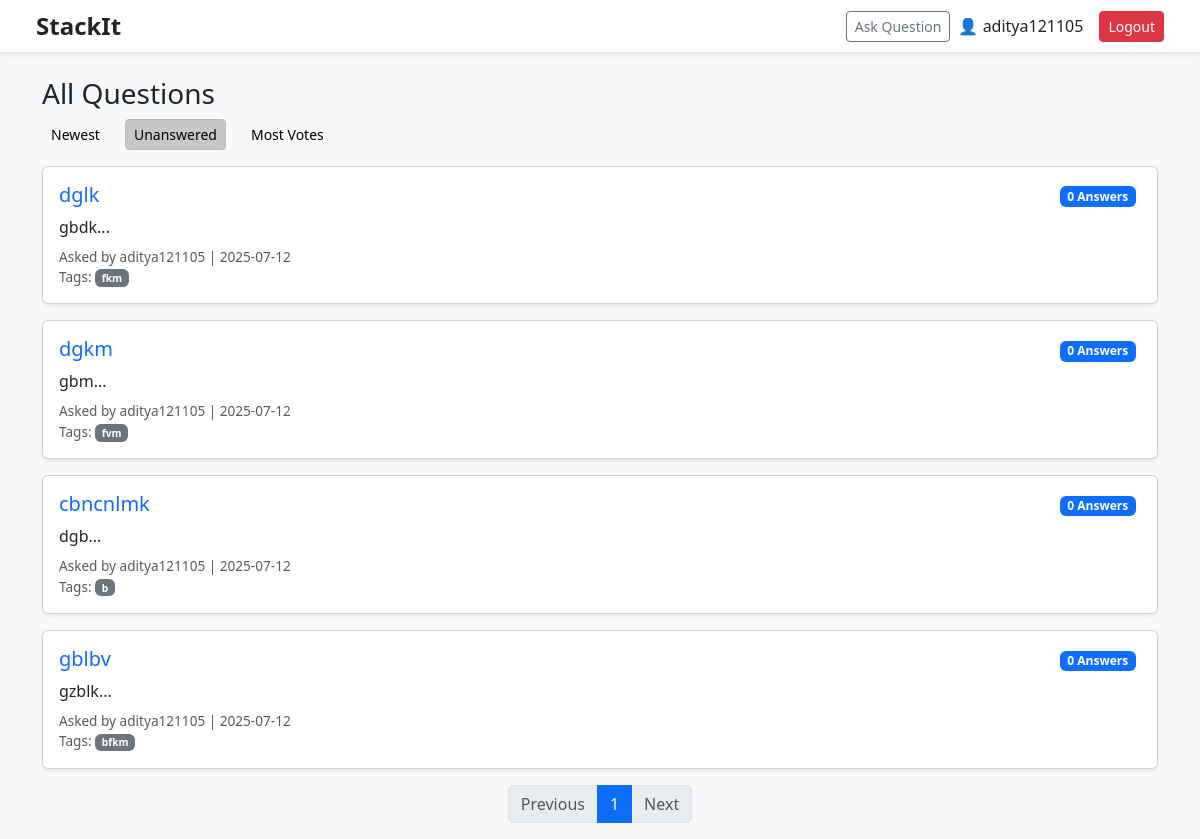
The page /?filter=unanswered (signed in) on the database its author committed.
### app/models.py (models this page shows)
class User(UserMixin, db.Model):
    id = db.Column(db.Integer, primary_key=True)
    username = db.Column(db.String(150), unique=True, nullable=False)
    email = db.Column(db.String(150), unique=True, nullable=False)
    password = db.Column(db.String(200), nullable=False)
    answers = db.relationship('Answer', backref='author', lazy=True)
    questions = db.relationship('Question', backref='author', lazy=True)
    votes = db.relationship('Vote', backref='voter', lazy=True)
    replies = db.relationship('Reply', backref='user', lazy=True)  # ✅ User replies

class Question(db.Model):
    id = db.Column(db.Integer, primary_key=True)
    title = db.Column(db.String(300), nullable=False)
    description = db.Column(db.Text, nullable=False)
    date_posted = db.Column(db.DateTime, default=datetime.utcnow)
    user_id = db.Column(db.Integer, db.ForeignKey('user.id'), nullable=False)
    tags = db.relationship('Tag', secondary=question_tags, backref=db.backref('questions', lazy='dynamic'))
    answers = db.relationship('Answer', backref='question', lazy=True)

class Tag(db.Model):
    id = db.Column(db.Integer, primary_key=True)
    name = db.Column(db.String(50), unique=True, nullable=False)

### app/routes.py (the view)
@bp.route('/')
def home():
    page = request.args.get('page', 1, type=int)
    filter_by = request.args.get('filter', 'newest')
    if filter_by == 'unanswered':
        questions = Question.query.filter(~Question.answers.any()).order_by(Question.date_posted.desc())
    elif filter_by == 'votes':
        questions = Question.query.outerjoin(Answer).group_by(Question.id).order_by(func.count(Answer.id).desc())
    else:
        questions = Question.query.order_by(Question.date_posted.desc())
    questions = questions.paginate(page=page, per_page=5)
    return render_template('home.html', questions=questions)

### app/routes.py (called while the page is built)
@login_manager.user_loader
def load_user(user_id):
    return User.query.get(int(user_id))

### app/templates/home.html
{% extends 'base.html' %}
{% block content %}
<h3>All Questions</h3>
<div class="d-flex gap-3 mb-3">
  <a class="btn btn-light btn-sm {% if request.args.get('filter') == 'newest' or not request.args.get('filter') %}active{% endif %}"
     href="{{ url_for('main.home', filter='newest') }}">Newest</a>
  <a class="btn btn-light btn-sm {% if request.args.get('filter') == 'unanswered' %}active{% endif %}"
     href="{{ url_for('main.home', filter='unanswered') }}">Unanswered</a>
  <a class="btn btn-light btn-sm {% if request.args.get('filter') == 'votes' %}active{% endif %}"
     href="{{ url_for('main.home', filter='votes') }}">Most Votes</a>
</div>
{% for q in questions.items %}
<div class="card mb-3 shadow-sm">
  <div class="card-body d-flex justify-content-between">
    <div>
      <h5><a class="text-primary text-decoration-none" href="{{ url_for('main.question_detail', question_id=q.id) }}">{{ q.title }}</a></h5>
      <p>{{ q.description[:180] }}...</p>
      <div class="text-muted small">
        Asked by {{ q.author.username }} | {{ q.date_posted.strftime('%Y-%m-%d') }}
        <br>
        Tags:
        {% for tag in q.tags %}
          <span class="badge bg-secondary">{{ tag.name }}</span>
        {% endfor %}
      </div>
    </div>
    <div class="text-end">
      <span class="badge bg-primary">{{ q.answers|length }} Answer{{ '' if q.answers|length == 1 else 's' }}</span>
    </div>
  </div>
</div>
{% endfor %}
<nav>
  <ul class="pagination justify-content-center">
    {% if questions.has_prev %}
      <li class="page-item">
        <a class="page-link" href="{{ url_for('main.home', page=questions.prev_num, filter=request.args.get('filter')) }}">Previous</a>
      </li>
    {% else %}
      <li class="page-item disabled"><span class="page-link">Previous</span></li>
    {% endif %}
    {% for page_num in questions.iter_pages() %}
      {% if page_num %}
        <li class="page-item {% if page_num == questions.page %}active{% endif %}">
          <a class="page-link" href="{{ url_for('main.home', page=page_num, filter=request.args.get('filter')) }}">{{ page_num }}</a>
        </li>
      {% else %}
        <li class="page-item disabled"><span class="page-link">…</span></li>
      {% endif %}
    {% endfor %}
    {% if questions.has_next %}
      <li class="page-item">
        <a class="page-link" href="{{ url_for('main.home', page=questions.next_num, filter=request.args.get('filter')) }}">Next</a>
      </li>
    {% else %}
      <li class="page-item disabled"><span class="page-link">Next</span></li>
    {% endif %}
  </ul>
</nav>
{% endblock %}

### app/templates/base.html (shortened to what this page needs)
<!DOCTYPE html>
<html lang="en">
<head>
  <link rel="stylesheet" href="{{ url_for('static', filename='css/style.css') }}">
  <link rel="stylesheet" href="https://cdn.jsdelivr.net/npm/bootstrap@5.3.0/dist/css/bootstrap.min.css">
</head>
<body class="bg-light">
  <nav class="navbar navbar-expand-lg navbar-light bg-white border-bottom shadow-sm px-4 py-2">
    <div class="container-fluid justify-content-between align-items-center d-flex">
      <div class="d-flex align-items-center flex-grow-1">
        <span class="fw-bold fs-4 me-3 text-dark">StackIt</span>
      </div>
      <div class="d-flex align-items-center ms-3">
        {% if current_user.is_authenticated %}
          <a class="btn btn-sm btn-outline-secondary me-2" href="{{ url_for('main.ask') }}">Ask Question</a>
          <span class="me-3 text-dark fw-medium">👤 {{ current_user.username }}</span>
          <a class="btn btn-sm btn-danger" href="{{ url_for('main.logout') }}">Logout</a>
        {% else %}
          <a class="text-primary fw-medium" href="{{ url_for('main.login') }}">Login</a>
        {% endif %}
      </div>
    </div>
  </nav>
  <div class="container mt-4">
    {% block content %}{% endblock %}
  </div>
</body>
</html>

### app/static/css/style.css (style rules this page uses)
body { font-family: 'Segoe UI', 'Roboto', sans-serif; background-color: #f9f9fb; color: #333; line-height: 1.6; }
a { text-decoration: none; color: #2255aa; }
.navbar { background-color: #fff; border-bottom: 1px solid #ddd; box-shadow: 0 2px 4px rgba(0, 0, 0, 0.02); }
.card { border-radius: 10px; border: 1px solid #e0e0e0; box-shadow: 0 1px 6px rgba(0, 0, 0, 0.04); transition: transform 0.2s; }
.card-body p { margin-bottom: 0.5rem; }
.badge { background-color: #e7f1ff; color: #155fc1; margin-right: 5px; padding: 5px 8px; border-radius: 5px; font-size: 0.8rem; }
.btn { border-radius: 6px; padding: 6px 14px; font-size: 0.95rem; }
.small.text-muted { font-size: 0.85rem; color: #777; }

### rows shown on the page
User: username "aditya121105"
Question: title "dglk", description "gbdk", author.username "aditya121105", date_posted "2025-07-12", answers|length "0", answers "s"
Tag: name "fkm"
Question: title "dgkm", description "gbm", author.username "aditya121105", date_posted "2025-07-12", answers|length "0", answers "s"
Tag: name "fvm"
Question: title "cbncnlmk", description "dgb", author.username "aditya121105", date_posted "2025-07-12", answers|length "0", answers "s"
Tag: name "b"
Question: title "gblbv", description "gzblk", author.username "aditya121105", date_posted "2025-07-12", answers|length "0", answers "s"
Tag: name "bfkm"

### other values the page prints
{{ page_num }} "1"
